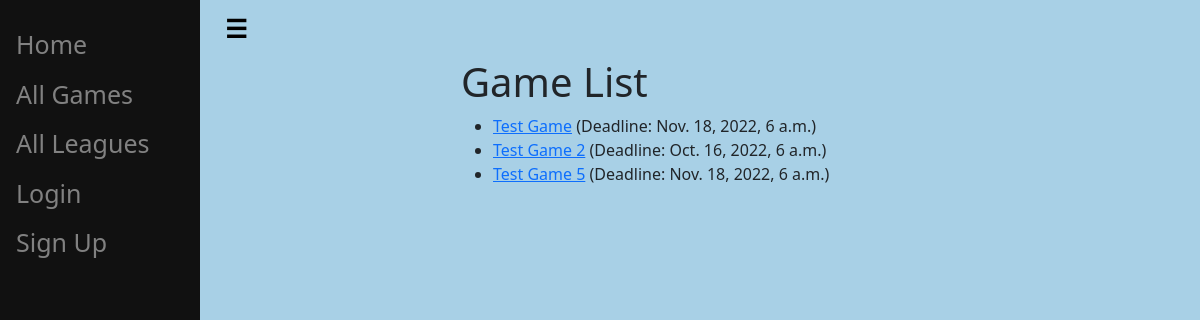
The app's page /accounts/games/ with its own data.
### bingo/models.py (models this page shows, shortened)
class BaseModel(models.Model):
    class Meta:
        abstract = True
    created_at = models.DateTimeField(auto_now=True)
    updated_at = models.DateTimeField(auto_now_add=True)
    deleted_at = models.DateTimeField(null=True, blank=True)

class Game(BaseModel):
    class Meta:
        db_table = 'game'
    SIZE_CHOICES = [(3, 3),
                    (4, 4),
                    (5, 5)]
    id = models.AutoField(primary_key=True)
    name = models.TextField()
    end_time = models.DateTimeField()
    size = models.PositiveSmallIntegerField(default=5, choices=SIZE_CHOICES)
    def user_game_url(self):
        return reverse('user-game-manage', args=[str(self.id)])

### bingo/views.py (the view)
# urls.py: path('games/', views.GameListView.as_view(), name='games'),
class GameListView(generic.ListView):
    model = Game
    template_name = 'game/game_list.html'
    paginate_by = 10
    ordering = ['-created_at']

### bingo/templates/game/game_list.html
{% extends "generic/base_generic.html" %}
{% block content %}
  <h1>Game List</h1>
  {% if game_list %}
  <ul>
    {% for game in game_list %}
      <li>
        <a href="{{ game.user_game_url }}">{{ game.name }}</a> (Deadline: {{ game.end_time }})
      </li>
    {% endfor %}
  </ul>
  {% else %}
    <p>Oops. There are no games active now.</p>
  {% endif %}
{% endblock %}

### bingo/static/css/styles.css (style rules this page uses)
body { background: #A8D0E6; }

### records on screen
Game: name "Test Game", end_time "Nov. 18, 2022, 6 a.m."
Game: name "Test Game 2", end_time "Oct. 16, 2022, 6 a.m."
Game: name "Test Game 5", end_time "Nov. 18, 2022, 6 a.m."
